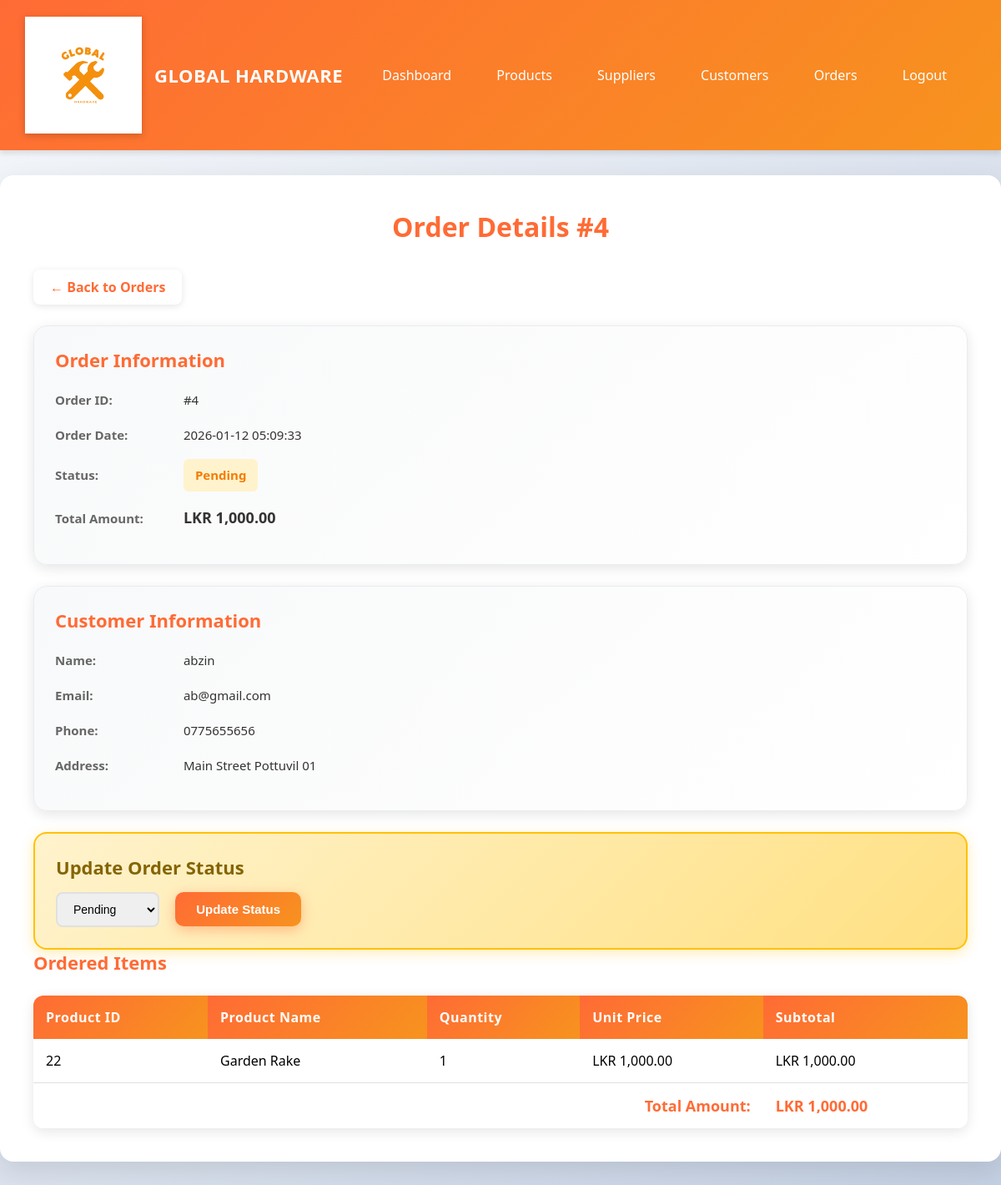
The app's page /admin/order_view.php?id=4 (signed in) with its own data.
### tables this page shows
CREATE TABLE `orders` (
  `order_id` int(11) NOT NULL,
  `customer_id` int(11) NOT NULL,
  `order_date` datetime DEFAULT current_timestamp(),
  `total_amount` decimal(10,2) NOT NULL,
  `status` enum('Pending','Processing','Completed','Cancelled') DEFAULT 'Pending'
);

CREATE TABLE `customers` (
  `customer_id` int(11) NOT NULL,
  `name` varchar(100) NOT NULL,
  `email` varchar(100) NOT NULL,
  `password` varchar(255) NOT NULL,
  `phone` varchar(20) DEFAULT NULL,
  `address` varchar(255) DEFAULT NULL,
  `status` enum('Active','Inactive') DEFAULT 'Active',
  `created_at` datetime DEFAULT current_timestamp()
);

CREATE TABLE `order_items` (
  `order_item_id` int(11) NOT NULL,
  `order_id` int(11) NOT NULL,
  `product_id` int(11) NOT NULL,
  `quantity` int(11) NOT NULL,
  `unit_price` decimal(10,2) NOT NULL
);

CREATE TABLE `products` (
  `product_id` int(11) NOT NULL,
  `name` varchar(100) NOT NULL,
  `category` varchar(50) DEFAULT NULL,
  `price` decimal(10,2) NOT NULL,
  `stock` int(11) NOT NULL DEFAULT 0,
  `description` text DEFAULT NULL,
  `image` varchar(255) DEFAULT NULL,
  `status` enum('Available','Out of Stock') DEFAULT 'Available',
  `created_at` datetime DEFAULT current_timestamp()
);

### admin/order_view.php (the view, shortened to what this page needs)
<?php
require_once '../config/db.php';
$orderId = intval($_GET['id'] ?? 0);
$orderStmt = $pdo->prepare("SELECT o.*, c.name as customer_name, c.email as customer_email,
    c.phone as customer_phone, c.address as customer_address
    FROM orders o
    JOIN customers c ON o.customer_id = c.customer_id
    WHERE o.order_id = ?");
$orderStmt->execute([$orderId]);
$order = $orderStmt->fetch();
$itemsStmt = $pdo->prepare("SELECT oi.*, p.name as product_name, p.product_id
    FROM order_items oi
    JOIN products p ON oi.product_id = p.product_id
    WHERE oi.order_id = ?
    ORDER BY oi.order_item_id");
$itemsStmt->execute([$orderId]);
$orderItems = $itemsStmt->fetchAll();
?>
<!DOCTYPE html>
<html>
<head>
</head>
<body>
    <div class="header">
        <div class="header-content">
            <div class="logo">
                <img src="../Images/GLOBAL.png" alt="Global Hardware Logo">
                <span class="logo-text">GLOBAL HARDWARE</span>
            </div>
            <nav>
                <a href="dashboard.php">Dashboard</a>
                <a href="products.php">Products</a>
                <a href="suppliers.php">Suppliers</a>
                <a href="customers.php">Customers</a>
                <a href="orders.php">Orders</a>
                <a href="logout.php">Logout</a>
            </nav>
        </div>
    </div>
    <div class="container">
        <h1>Order Details #<?= $orderId ?></h1>
        <a href="orders.php" class="back-link">← Back to Orders</a>
        <div class="info-section">
            <h3>Order Information</h3>
            <div class="info-row">
                <span class="info-label">Order ID:</span>
                <span>#<?= $order['order_id'] ?></span>
            </div>
            <div class="info-row">
                <span class="info-label">Order Date:</span>
                <span><?= date('Y-m-d H:i:s', strtotime($order['order_date'])) ?></span>
            </div>
            <div class="info-row">
                <span class="info-label">Status:</span>
                <span class="status-<?= strtolower($order['status']) ?>"><?= $order['status'] ?></span>
            </div>
            <div class="info-row">
                <span class="info-label">Total Amount:</span>
                <span style="font-size: 1.2em; font-weight: bold;">LKR <?= number_format($order['total_amount'], 2) ?></span>
            </div>
        </div>
        <div class="info-section">
            <h3>Customer Information</h3>
            <div class="info-row">
                <span class="info-label">Name:</span>
                <span><?= htmlspecialchars($order['customer_name']) ?></span>
            </div>
            <div class="info-row">
                <span class="info-label">Email:</span>
                <span><?= htmlspecialchars($order['customer_email']) ?></span>
            </div>
            <div class="info-row">
                <span class="info-label">Phone:</span>
                <span><?= htmlspecialchars($order['customer_phone'] ?? 'N/A') ?></span>
            </div>
            <div class="info-row">
                <span class="info-label">Address:</span>
                <span><?= htmlspecialchars($order['customer_address'] ?? 'N/A') ?></span>
            </div>
        </div>
        <div class="status-update-form">
            <h3>Update Order Status</h3>
            <form action="order_process.php?from=view" method="POST">
                <select name="status">
                    <option value="Pending" <?= $order['status'] === 'Pending' ? 'selected' : '' ?>>Pending</option>
                </select>
                <button type="submit">Update Status</button>
            </form>
        </div>
        <h3>Ordered Items</h3>
        <table>
            <tr>
                <th>Product ID</th>
                <th>Product Name</th>
                <th>Quantity</th>
                <th>Unit Price</th>
                <th>Subtotal</th>
            </tr>
            <?php
            foreach($orderItems as $item):
                $subtotal = $item['quantity'] * $item['unit_price'];
            ?>
            <tr>
                <td><?= $item['product_id'] ?></td>
                <td><?= htmlspecialchars($item['product_name']) ?></td>
                <td><?= $item['quantity'] ?></td>
                <td>LKR <?= number_format($item['unit_price'], 2) ?></td>
                <td>LKR <?= number_format($subtotal, 2) ?></td>
            </tr>
            <?php endforeach; ?>
            <tr class="total-row">
                <td colspan="4" style="text-align: right;">Total Amount:</td>
                <td>LKR <?= number_format($order['total_amount'], 2) ?></td>
            </tr>
        </table>
    </div>
</body>
</html>

### admin/order_view.php (style rules this page uses)
* { margin: 0; padding: 0; box-sizing: border-box; }
body { font-family: 'Segoe UI', Tahoma, Geneva, Verdana, sans-serif; background: linear-gradient(135deg, #f5f7fa 0%, #c3cfe2 100%); margin:0; min-height: 100vh; }
.header { background: linear-gradient(135deg, #ff6b35 0%, #f7931e 100%); color: white; padding: 20px 0; box-shadow: 0 4px 6px rgba(0,0,0,0.1); margin-bottom: 30px; }
.header-content { max-width: 1200px; margin: 0 auto; padding: 0 30px; display: flex; justify-content: space-between; align-items: center; }
.logo { display: flex; align-items: center; gap: 15px; }
.logo img { max-width: 140px; height: auto; filter: drop-shadow(0 2px 4px rgba(0,0,0,0.2)); }
.logo-text { font-size: 22px; font-weight: 600; letter-spacing: 0.5px; }
.container { max-width: 1200px; margin: 30px auto; background: #fff; padding: 40px; border-radius: 16px; box-shadow: 0 10px 30px rgba(0,0,0,0.1); }
h1 { text-align: center; color: #ff6b35; font-size: 32px; margin-bottom: 30px; font-weight: 600; }
h3 { color: #ff6b35; font-size: 22px; margin-bottom: 20px; font-weight: 600; }
nav a { margin-right: 20px; text-decoration: none; color: white; font-weight: 500; padding: 8px 15px; border-radius: 6px; transition: all 0.3s; }
.back-link { display: inline-block; margin-bottom: 25px; color: #ff6b35; text-decoration: none; font-weight: 600; padding: 10px 20px; background: white; border-radius: 8px; box-shadow: 0 2px 8px rgba(0,0,0,0.1); transition: all 0.3s; }
.info-section { background: linear-gradient(135deg, #f8f9fa 0%, #ffffff 100%); padding: 25px; margin-bottom: 25px; border-radius: 16px; box-shadow: 0 4px 15px rgba(0,0,0,0.1); border: 1px solid #e9ecef; }
.info-section h3 { margin-top: 0; margin-bottom: 20px; }
.info-row { margin-bottom: 15px; font-size: 15px; color: #333; line-height: 1.8; }
.info-label { font-weight: 600; color: #666; display: inline-block; width: 150px; }
table { width:100%; border-collapse: separate; border-spacing: 0; margin-top: 25px; border-radius: 12px; overflow: hidden; box-shadow: 0 4px 15px rgba(0,0,0,0.1); }
th { background: linear-gradient(135deg, #ff6b35 0%, #f7931e 100%); color: white; padding: 15px; text-align: left; font-weight: 600; letter-spacing: 0.5px; }
td { padding: 15px; border-bottom: 1px solid #e0e0e0; background: white; }
tr:last-child td { border-bottom: none; }
.status-pending { color: #f57c00; font-weight: 600; padding: 6px 14px; background: #fff3cd; border-radius: 6px; display: inline-block; }
.total-row { background: linear-gradient(135deg, #f8f9fa 0%, #e9ecef 100%); font-weight: 700; font-size: 18px; color: #ff6b35; }
select { padding: 10px 15px; border: 2px solid #e0e0e0; border-radius: 8px; margin-right: 15px; font-size: 14px; transition: all 0.3s; cursor: pointer; }
button { padding: 12px 25px; background: linear-gradient(135deg, #ff6b35 0%, #f7931e 100%); color: white; border: none; border-radius: 10px; cursor: pointer; font-weight: 600; font-size: 15px; transition: all 0.3s; box-shadow: 0 4px 15px rgba(255,107,53,0.4); }
.status-update-form { background: linear-gradient(135deg, #fff3cd 0%, #ffe082 100%); padding: 25px; border-radius: 16px; margin-top: 25px; box-shadow: 0 4px 15px rgba(255,193,7,0.3); border: 2px solid #ffc107; }
.status-update-form h3 { color: #856404; margin-bottom: 15px; }

### records on screen
orders: order_id "4", order_date "2026-01-12 05:09:33", status "Pending", total_amount "1,000.00", customer.name "abzin", customer.email "ab@gmail.com", customer.phone "0775655656", customer.address "Main Street Pottuvil 01"
order_items: product.product_id "22", product.name "Garden Rake", quantity "1", unit_price "1,000.00", subtotal "1,000.00"

### other values on screen
$orderId "4"
